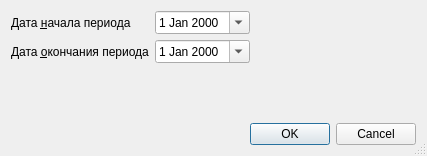
<?xml version="1.0" encoding="UTF-8"?>
<ui version="4.0">
 <class>ReportResultClientListSetup</class>
 <widget class="QDialog" name="ReportResultClientListSetup">
  <property name="windowModality">
   <enum>Qt::ApplicationModal</enum>
  </property>
  <property name="geometry">
   <rect>
    <x>0</x>
    <y>0</y>
    <width>427</width>
    <height>156</height>
   </rect>
  </property>
  <property name="windowTitle">
   <string>Параметры отчёта</string>
  </property>
  <property name="sizeGripEnabled">
   <bool>true</bool>
  </property>
  <layout class="QGridLayout" name="gridLayout">
   <item row="0" column="0" colspan="2">
    <widget class="QLabel" name="lblBegDate">
     <property name="text">
      <string>Дата &amp;начала периода</string>
     </property>
     <property name="buddy">
      <cstring>edtBegDate</cstring>
     </property>
    </widget>
   </item>
   <item row="0" column="2" colspan="3">
    <widget class="CDateEdit" name="edtBegDate">
     <property name="calendarPopup">
      <bool>true</bool>
     </property>
    </widget>
   </item>
   <item row="1" column="0" colspan="2">
    <widget class="QLabel" name="lblEndDate">
     <property name="text">
      <string>Дата &amp;окончания периода</string>
     </property>
     <property name="buddy">
      <cstring>edtEndDate</cstring>
     </property>
    </widget>
   </item>
   <item row="1" column="2" colspan="3">
    <widget class="CDateEdit" name="edtEndDate">
     <property name="calendarPopup">
      <bool>true</bool>
     </property>
    </widget>
   </item>
   <item row="1" column="5">
    <spacer>
     <property name="orientation">
      <enum>Qt::Horizontal</enum>
     </property>
     <property name="sizeHint" stdset="0">
      <size>
       <width>84</width>
       <height>22</height>
      </size>
     </property>
    </spacer>
   </item>
   <item row="3" column="3" colspan="3">
    <widget class="QDialogButtonBox" name="buttonBox">
     <property name="orientation">
      <enum>Qt::Horizontal</enum>
     </property>
     <property name="standardButtons">
      <set>QDialogButtonBox::Cancel|QDialogButtonBox::Ok</set>
     </property>
    </widget>
   </item>
   <item row="0" column="5">
    <spacer>
     <property name="orientation">
      <enum>Qt::Horizontal</enum>
     </property>
     <property name="sizeHint" stdset="0">
      <size>
       <width>84</width>
       <height>22</height>
      </size>
     </property>
    </spacer>
   </item>
   <item row="2" column="2">
    <spacer name="verticalSpacer">
     <property name="orientation">
      <enum>Qt::Vertical</enum>
     </property>
     <property name="sizeHint" stdset="0">
      <size>
       <width>20</width>
       <height>40</height>
      </size>
     </property>
    </spacer>
   </item>
  </layout>
 </widget>
 <customwidgets>
  <customwidget>
   <class>CDateEdit</class>
   <extends>QDateEdit</extends>
   <header>library/DateEdit.h</header>
  </customwidget>
 </customwidgets>
 <tabstops>
  <tabstop>edtBegDate</tabstop>
  <tabstop>edtEndDate</tabstop>
  <tabstop>buttonBox</tabstop>
 </tabstops>
 <resources/>
 <connections>
  <connection>
   <sender>buttonBox</sender>
   <signal>accepted()</signal>
   <receiver>ReportResultClientListSetup</receiver>
   <slot>accept()</slot>
   <hints>
    <hint type="sourcelabel">
     <x>124</x>
     <y>456</y>
    </hint>
    <hint type="destinationlabel">
     <x>65</x>
     <y>418</y>
    </hint>
   </hints>
  </connection>
  <connection>
   <sender>buttonBox</sender>
   <signal>rejected()</signal>
   <receiver>ReportResultClientListSetup</receiver>
   <slot>reject()</slot>
   <hints>
    <hint type="sourcelabel">
     <x>237</x>
     <y>456</y>
    </hint>
    <hint type="destinationlabel">
     <x>267</x>
     <y>420</y>
    </hint>
   </hints>
  </connection>
 </connections>
</ui>
